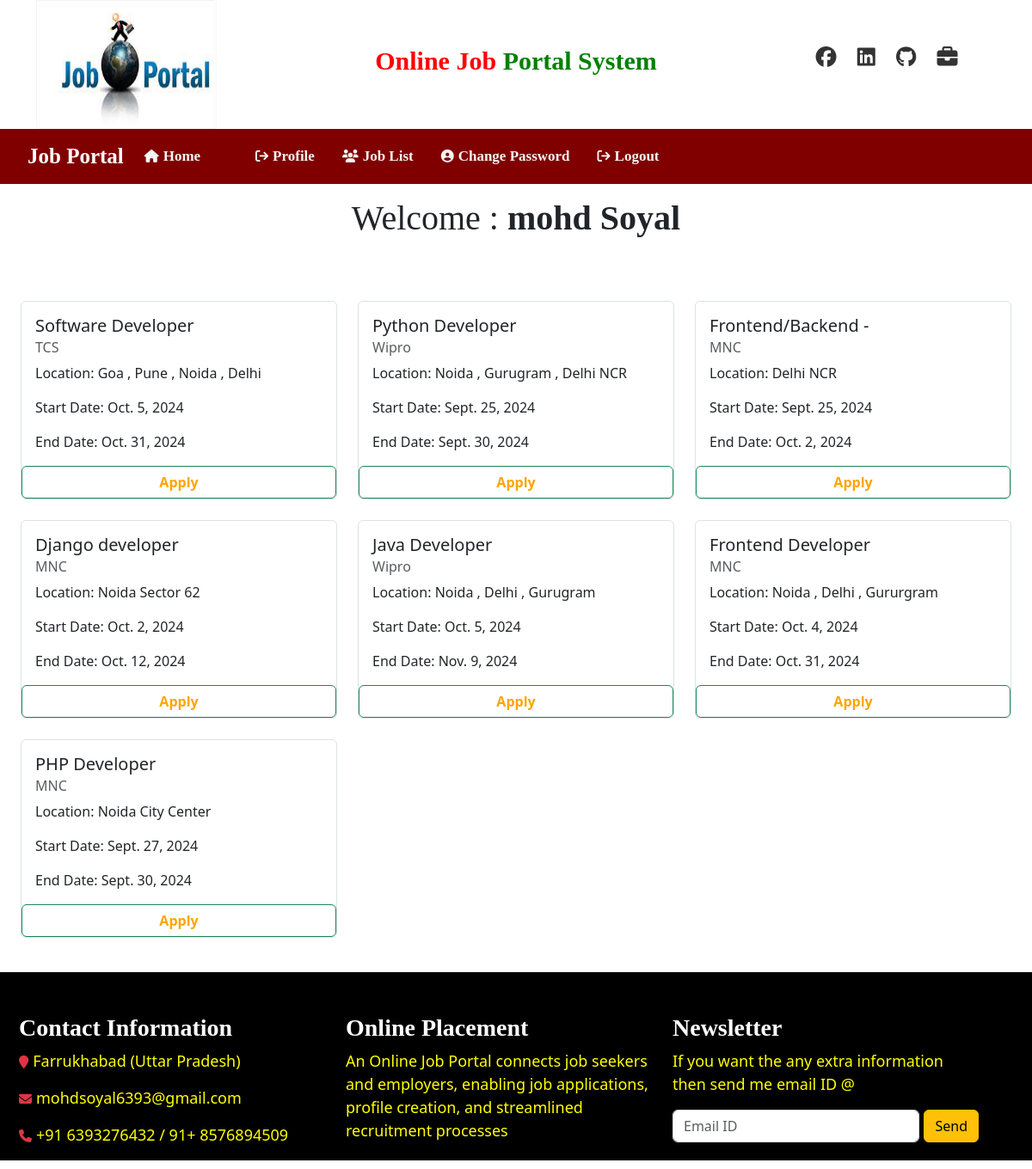
The app's page /user_home (signed in) with its own data.
### Online/models.py (models this page shows, shortened)
class Jobs(models.Model):
    recruiter = models.ForeignKey(Recruiter,on_delete=models.CASCADE)
    start_date = models.DateField()
    end_date = models.DateField()
    job_title = models.CharField(max_length=255)
    job_salary = models.FloatField(max_length=25)
    image =    models.FileField()
    description = models.TextField()
    experience = models.CharField(max_length=50)
    location  = models.CharField(max_length=150)
    skill  = models.CharField(max_length=500)
    created_date  = models.DateField()

class Recruiter(models.Model):
    user = models.ForeignKey(User,on_delete=models.CASCADE)
    mobile = models.CharField(max_length=25 ,null=True)
    image = models.FileField(null=True)
    company = models.CharField(max_length=255)
    company_address = models.CharField(max_length=255)
    industry = models.CharField(max_length=234)
    type = models.CharField(max_length=15,null=True)
    status = models.CharField(max_length=56)

### Online/views.py (the view)
# urls.py: path('user_home',views.user_home,name='home'),
@login_required(login_url='user_login')
def user_home(request):
    data = Jobs.objects.all().order_by('?')
    user = request.user
    student = StudentUser.objects.get(user=user)
    applied = Apply.objects.filter(student=student)
    li = []
    for application in applied:
        li.append(application.job.id)
    return render(request, 'User/user_home.html',{'data':data,'li':li})

### template/User/user_home.html (shortened to what this page needs)
{% include 'header.html' %}
<h1 class="text-center mt-3" style="font-family: 'Times New Roman', Times, serif;">Welcome : <strong> {{user.first_name}} {{user.last_name}}</strong></h1>
    <div class="row row-cols-1 row-cols-md-3 g-4 mt-4 p-4">
        {% for i in data %}
        <div class="col">
            <div class="card border">
                <div class="card-body">
                    <h5 class="card-title">{{ i.job_title|truncatewords:5 }}</h5>
                    <h6 class="card-subtitle mb-2 text-muted">{{ i.recruiter.company }}</h6>
                    <p class="card-text">Location: {{ i.location }}</p>
                    <p class="card-text">Start Date: {{ i.start_date }}</p>
                    <p class="card-text">End Date: {{ i.end_date }}</p>
                </div>
                    {% if i.id in li %}
                    <button class="btn btn-success">
                        <a href="" style="text-decoration: none; color: whitesmoke;">Applyed</a>
                    </button>
                    {% else %}
                    <button class="btn btn-outline-success">
                        <a href="{% url 'job_detalis' i.id %}" style="text-decoration: none; color: orange; font-weight: 600;">Apply</a>
                    </button>
                    {% endif %}
            </div>
        </div>
        {% endfor %}
    </div>
{% include 'footer.html'%}

### records on screen
Jobs: job_title "Software Developer", recruiter.company "TCS", location "Goa , Pune , Noida , Delhi", start_date "Oct. 5, 2024", end_date "Oct. 31, 2024", shows "Apply"
Jobs: job_title "Python Developer", recruiter.company "Wipro", location "Noida , Gurugram , Delhi NCR", start_date "Sept. 25, 2024", end_date "Sept. 30, 2024", shows "Apply"
Jobs: job_title "Frontend/Backend -", recruiter.company "MNC", location "Delhi NCR", start_date "Sept. 25, 2024", end_date "Oct. 2, 2024", shows "Apply"
Jobs: job_title "Django developer", recruiter.company "MNC", location "Noida Sector 62", start_date "Oct. 2, 2024", end_date "Oct. 12, 2024", shows "Apply"
Jobs: job_title "Java Developer", recruiter.company "Wipro", location "Noida , Delhi , Gurugram", start_date "Oct. 5, 2024", end_date "Nov. 9, 2024", shows "Apply"
Jobs: job_title "Frontend Developer", recruiter.company "MNC", location "Noida , Delhi , Gururgram", start_date "Oct. 4, 2024", end_date "Oct. 31, 2024", shows "Apply"
Jobs: job_title "PHP Developer", recruiter.company "MNC", location "Noida City Center", start_date "Sept. 27, 2024", end_date "Sept. 30, 2024", shows "Apply"

### other values on screen
{{ user.first_name }} "mohd"
{{ user.last_name }} "Soyal"
